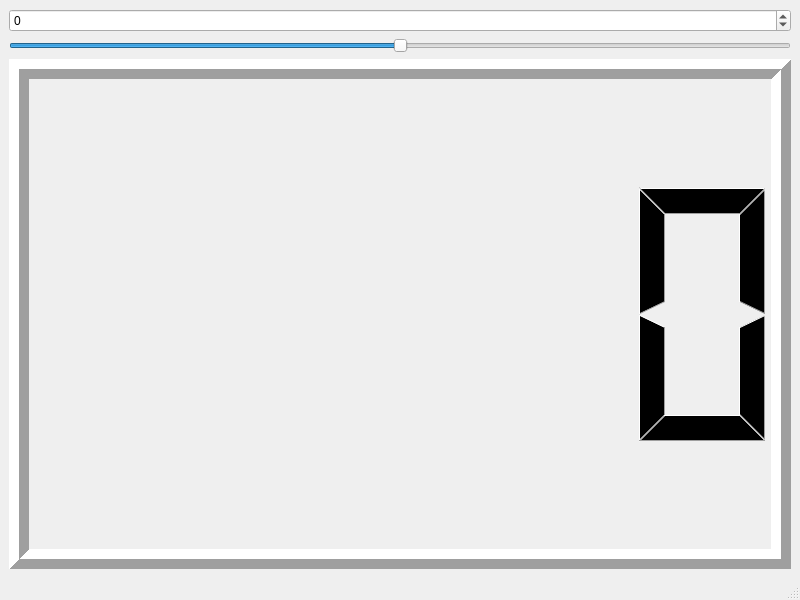
<?xml version="1.0" encoding="UTF-8"?>
<ui version="4.0">
 <class>MainWindow</class>
 <widget class="QMainWindow" name="MainWindow">
  <property name="geometry">
   <rect>
    <x>0</x>
    <y>0</y>
    <width>800</width>
    <height>600</height>
   </rect>
  </property>
  <property name="windowTitle">
   <string>MainWindow</string>
  </property>
  <widget class="QWidget" name="centralwidget">
   <layout class="QVBoxLayout" name="verticalLayout_2">
    <item>
     <widget class="QSpinBox" name="spinBox">
      <property name="minimum">
       <number>-100</number>
      </property>
      <property name="maximum">
       <number>100</number>
      </property>
     </widget>
    </item>
    <item>
     <widget class="QSlider" name="horizontalSlider">
      <property name="minimum">
       <number>-100</number>
      </property>
      <property name="maximum">
       <number>100</number>
      </property>
      <property name="orientation">
       <enum>Qt::Orientation::Horizontal</enum>
      </property>
     </widget>
    </item>
    <item>
     <layout class="QVBoxLayout" name="verticalLayout">
      <item>
       <widget class="QLCDNumber" name="lcdNumber">
        <property name="lineWidth">
         <number>10</number>
        </property>
       </widget>
      </item>
     </layout>
    </item>
   </layout>
  </widget>
  <widget class="QMenuBar" name="menubar">
   <property name="geometry">
    <rect>
     <x>0</x>
     <y>0</y>
     <width>800</width>
     <height>21</height>
    </rect>
   </property>
  </widget>
  <widget class="QStatusBar" name="statusbar"/>
 </widget>
 <resources/>
 <connections>
  <connection>
   <sender>spinBox</sender>
   <signal>valueChanged(int)</signal>
   <receiver>horizontalSlider</receiver>
   <slot>setValue(int)</slot>
   <hints>
    <hint type="sourcelabel">
     <x>125</x>
     <y>190</y>
    </hint>
    <hint type="destinationlabel">
     <x>350</x>
     <y>193</y>
    </hint>
   </hints>
  </connection>
  <connection>
   <sender>horizontalSlider</sender>
   <signal>valueChanged(int)</signal>
   <receiver>spinBox</receiver>
   <slot>setValue(int)</slot>
   <hints>
    <hint type="sourcelabel">
     <x>343</x>
     <y>166</y>
    </hint>
    <hint type="destinationlabel">
     <x>130</x>
     <y>187</y>
    </hint>
   </hints>
  </connection>
  <connection>
   <sender>spinBox</sender>
   <signal>valueChanged(int)</signal>
   <receiver>lcdNumber</receiver>
   <slot>display(int)</slot>
   <hints>
    <hint type="sourcelabel">
     <x>113</x>
     <y>200</y>
    </hint>
    <hint type="destinationlabel">
     <x>182</x>
     <y>374</y>
    </hint>
   </hints>
  </connection>
 </connections>
</ui>
